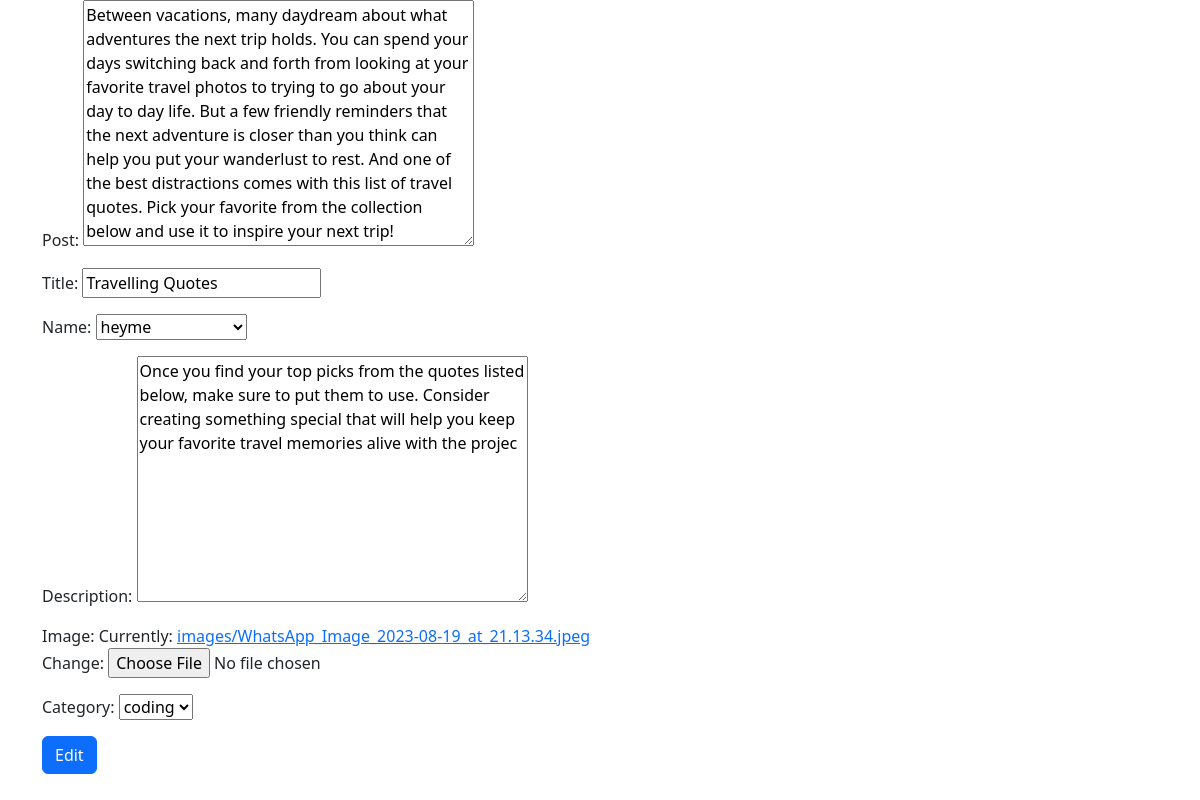
The page /editpost/2 on the database its author committed.
### blogcontent/models.py (models this page shows, shortened)
class Blog(models.Model):
    post = models.TextField()
    title = models.CharField(max_length=100)
    name = models.ForeignKey(User, on_delete=models.CASCADE)
    date_of_post = models.DateField(default=date.today)
    description = models.TextField(max_length=200)
    image = models.ImageField(upload_to="images")
    category = models.ForeignKey(Category, default=1, on_delete=models.CASCADE)

class Category(models.Model):
    category = models.CharField(default="coding",max_length = 100)
    def __str__(self):
        return f'{self.category}'

### blogcontent/views.py (the view)
# urls.py: path("editpost/<int:pk>", views.editPost, name="editpost"),
def editPost(request, pk):
    post = Blog.objects.get(pk=pk)
    if request.method == "POST":
        editForm = EditPostForm(request.POST, request.FILES, instance=post)
        if editForm.is_valid():
            editForm.save()
            messages.success(request, f'Your changes have been saved')
            return redirect("editpost", pk=pk)
    else:
        editForm = EditPostForm(instance=post)
    context = {
        'editForm' : editForm,
        'post' : post
    }
    return render(request, "editPost.html", context)

### blogcontent/forms.py
class EditPostForm(forms.ModelForm):
    class Meta:
        model = Blog
        fields = ["post", "title", "name",
                  "description", "image", "category"]

### templates/editPost.html (shortened to what this page needs)
{% extends "layout.html" %}
{% block Homepage %}
<div>
    <form action="{% url 'editpost' pk=post.pk %}" method="POST"
    enctype="multipart/form-data">
        {{ editForm.as_p }}
        <button class="btn btn-primary" type="submit">Edit</button>
    </form>
</div>
{% endblock %}

### rows shown on the page
Blog: post "Between vacations, many daydream about what adventures the next trip holds. You can spend your days switching back and forth from looking at your favorite travel photos to trying to go about your day to day life. But a few friendly reminders that the next adventure is closer than you think can help you put your wanderlust to rest. And one of the best distractions comes with this list of travel quotes. Pick your favorite from the collection below and use it to inspire your next trip!", title "Travelling Quotes", name "heyme", description "Once you find your top picks from the quotes listed below, make sure to put them to use. Consider creating something special that will help you keep your favorite travel memories alive with the projec"
Category: category "coding"
